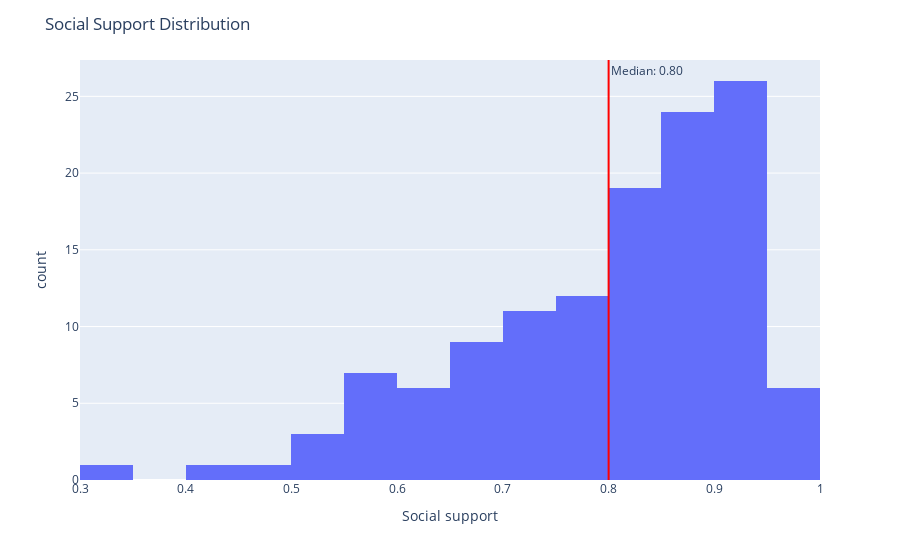

The notebook cell this image was saved under:
### Code cell
fig = px.histogram(df, 'Social support')
median_value = df['Social support'].mean()
fig.add_vline(x=median_value, line_dash="solid", line_color="red", annotation_text=f"Median: {median_value:.2f}")
fig.update_layout(title='Social Support Distribution')
fig.show()

### Figure 1 — Plotly figure (JSON) as saved in the notebook; plotly's stock layout.template omitted (floating-point values rounded to 4 significant figures)
{"data": [{"alignmentgroup": "True", "bingroup": "x", "hovertemplate": "Social support=%{x}<br>count=%{y}<extra></extra>", "legendgroup": "", "marker": {"color": "#636efa", "pattern": {"shape": ""}}, "name": "", "offsetgroup": "", "orientation": "v", "showlegend": false, "type": "histogram", "x": [0.969, 0.954, 0.983, 0.943, 0.93, 0.939, 0.943, 0.92, 0.879, 0.952, 0.888, 0.934, 0.929, 0.905, 0.919, 0.896, 0.915, 0.882, 0.939, 0.909, 0.951, 0.872, 0.848, 0.878, 0.826, 0.913, 0.953, 0.884, 0.946, 0.932, 0.882, 0.889, 0.804, 0.923, 0.896, 0.925, 0.853, 0.937, 0.844, 0.812, 0.931, 0.873, 0.826, 0.894, 0.917, 0.836, 0.755, 0.943, 0.891, 0.766, 0.875, 0.799, 0.878, 0.812, 0.835, 0.888, 0.874, 0.933, 0.911, 0.857, 0.836, 0.821, 0.906, 0.89, 0.867, 0.811, 0.889, 0.822, 0.827, 0.806, 0.798, 0.78, 0.918, 0.748, 0.79, 0.836, 0.855, 0.718, 0.804, 0.907, 0.839, 0.679, 0.716, 0.649, 0.878, 0.746, 0.74, 0.686, 0.692, 0.718, 0.553, 0.778, 0.629, 0.644, 0.663, 0.787, 0.641, 0.601, 0.59, 0.73, 0.69, 0.826, 0.794, 0.722, 0.747, 0.437, 0.787, 0.544, 0.584, 0.593, 0.726, 0.595, 0.729, 0.782, 0.596, 0.608, 0.65, 0.694, 0.653, 0.471, 0.531, 0.753, 0.69, 0.555, 0.53, 0.341], "xaxis": "x", "yaxis": "y"}], "layout": {"annotations": [{"showarrow": false, "text": "Median: 0.80", "x": 0.8, "xanchor": "left", "xref": "x", "y": 1, "yanchor": "top", "yref": "y domain"}], "barmode": "relative", "legend": {"tracegroupgap": 0}, "margin": {"t": 60}, "shapes": [{"line": {"color": "red", "dash": "solid"}, "type": "line", "x0": 0.8, "x1": 0.8, "xref": "x", "y0": 0, "y1": 1, "yref": "y domain"}], "title": {"text": "Social Support Distribution"}, "xaxis": {"anchor": "y", "domain": [0, 1], "title": {"text": "Social support"}}, "yaxis": {"anchor": "x", "domain": [0, 1], "title": {"text": "count"}}}}
